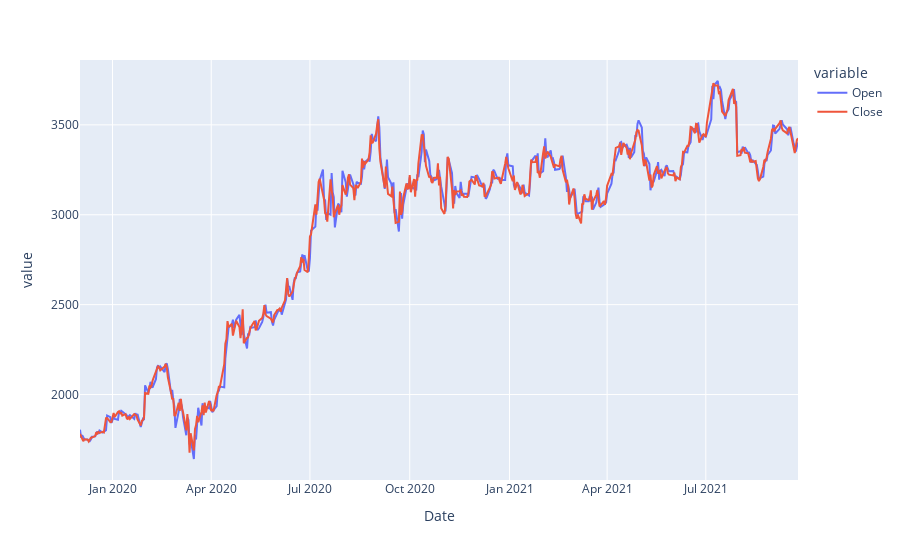

Notebook source saved alongside this figure:
### Code cell
fig

### Figure 1 — Plotly figure (JSON) as saved in the notebook; plotly's stock layout.template omitted (floating-point values rounded to 4 significant figures; data arrays with more than 128 entries replaced by an {"elided": "..."} marker saying what was removed)
{"data": [{"hovertemplate": "variable=Open<br>Date=%{x}<br>value=%{y}<extra></extra>", "legendgroup": "Open", "line": {"color": "#636efa", "dash": "solid"}, "marker": {"symbol": "circle"}, "mode": "lines", "name": "Open", "orientation": "v", "showlegend": true, "type": "scatter", "x": {"elided": "458 str values"}, "xaxis": "x", "y": {"elided": "458 float values"}, "yaxis": "y"}, {"hovertemplate": "variable=Close<br>Date=%{x}<br>value=%{y}<extra></extra>", "legendgroup": "Close", "line": {"color": "#EF553B", "dash": "solid"}, "marker": {"symbol": "circle"}, "mode": "lines", "name": "Close", "orientation": "v", "showlegend": true, "type": "scatter", "x": {"elided": "458 str values"}, "xaxis": "x", "y": {"elided": "458 float values"}, "yaxis": "y"}], "layout": {"legend": {"title": {"text": "variable"}, "tracegroupgap": 0}, "margin": {"t": 60}, "xaxis": {"anchor": "y", "domain": [0, 1], "title": {"text": "Date"}}, "yaxis": {"anchor": "x", "domain": [0, 1], "title": {"text": "value"}}}}
